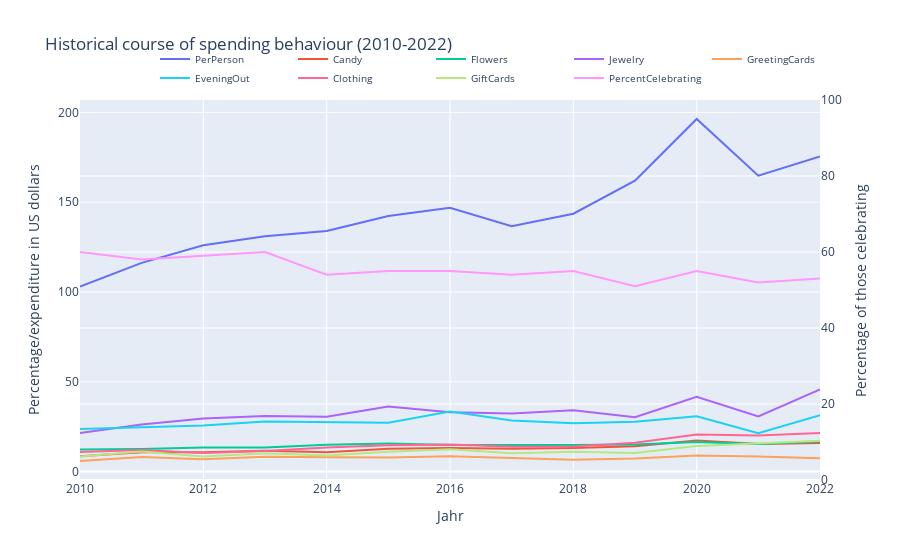

Notebook source saved alongside this figure:
### Markdown cell above
Das Liniendiagramm zeigt den zeitlichen Verlauf der Valentinstagsausgaben. Es visualisiert Trends und Veränderungen im Ausgabeverhalten und bei der Feierquote über die Jahre. Durch die Darstellung verschiedener Ausgabenkategorien wird deutlich, welche Geschenke an Beliebtheit gewonnen oder verloren haben. Durch Klicken auf die Legendenlinien können diese im Diagramm ein- oder ausgeblendet werden. 

*Beachtung der Achsenbeschriftung auf beiden Seiten!*

### Code cell
#line diagram

df = pd.read_csv('historical_spending.csv')

fig = go.Figure()

categories = df.columns[2:]
for category in categories:
    fig.add_trace(go.Scatter(x=df['Year'], y=df[category], mode='lines', name=category))

fig.add_trace(go.Scatter(x=df['Year'], y=df['PercentCelebrating'], mode='lines', name='PercentCelebrating', yaxis='y2'))

fig.update_layout(title_text='Historical course of spending behaviour (2010-2022)',
                  xaxis_title='Jahr', yaxis_title='Percentage/expenditure in US dollars',
                  yaxis2=dict(title='Percentage of those celebrating', overlaying='y', side='right', range=[0, 100]),
                  legend=dict(font=dict(size=10), orientation="h", yanchor="bottom", y=1.02, xanchor="right", x=1))


fig.show()

### Figure 1 — Plotly figure (JSON) as saved in the notebook; plotly's stock layout.template omitted (floating-point values rounded to 4 significant figures)
{"data": [{"mode": "lines", "name": "PerPerson", "type": "scatter", "x": [2010, 2011, 2012, 2013, 2014, 2015, 2016, 2017, 2018, 2019, 2020, 2021, 2022], "y": [103, 116.2, 126.0, 131.0, 133.9, 142.3, 146.8, 136.6, 143.6, 162.0, 196.3, 164.8, 175.4]}, {"mode": "lines", "name": "Candy", "type": "scatter", "x": [2010, 2011, 2012, 2013, 2014, 2015, 2016, 2017, 2018, 2019, 2020, 2021, 2022], "y": [8.6, 10.75, 10.85, 11.64, 10.8, 12.7, 13.11, 12.68, 13.12, 14.12, 17.3, 15.32, 15.9]}, {"mode": "lines", "name": "Flowers", "type": "scatter", "x": [2010, 2011, 2012, 2013, 2014, 2015, 2016, 2017, 2018, 2019, 2020, 2021, 2022], "y": [12.33, 12.62, 13.49, 13.48, 15, 15.72, 14.78, 14.63, 14.75, 15.07, 16.49, 15.42, 16.71]}, {"mode": "lines", "name": "Jewelry", "type": "scatter", "x": [2010, 2011, 2012, 2013, 2014, 2015, 2016, 2017, 2018, 2019, 2020, 2021, 2022], "y": [21.52, 26.18, 29.6, 30.94, 30.58, 36.3, 33.11, 32.32, 34.1, 30.34, 41.65, 30.71, 45.75]}, {"mode": "lines", "name": "GreetingCards", "type": "scatter", "x": [2010, 2011, 2012, 2013, 2014, 2015, 2016, 2017, 2018, 2019, 2020, 2021, 2022], "y": [5.91, 8.09, 6.93, 8.32, 7.97, 7.87, 8.52, 7.36, 6.55, 7.31, 9.01, 8.48, 7.47]}, {"mode": "lines", "name": "EveningOut", "type": "scatter", "x": [2010, 2011, 2012, 2013, 2014, 2015, 2016, 2017, 2018, 2019, 2020, 2021, 2022], "y": [23.76, 24.86, 25.66, 27.93, 27.48, 27.27, 33.46, 28.46, 26.96, 27.72, 30.78, 21.39, 31.35]}, {"mode": "lines", "name": "Clothing", "type": "scatter", "x": [2010, 2011, 2012, 2013, 2014, 2015, 2016, 2017, 2018, 2019, 2020, 2021, 2022], "y": [10.93, 12, 10.42, 11.46, 13.37, 14.72, 15.05, 13.91, 14.04, 16.08, 20.67, 20.05, 21.46]}, {"mode": "lines", "name": "GiftCards", "type": "scatter", "x": [2010, 2011, 2012, 2013, 2014, 2015, 2016, 2017, 2018, 2019, 2020, 2021, 2022], "y": [8.42, 11.21, 8.43, 10.23, 9, 11.05, 12.52, 10.23, 11.04, 10.31, 14.21, 15.67, 17.22]}, {"mode": "lines", "name": "PercentCelebrating", "type": "scatter", "x": [2010, 2011, 2012, 2013, 2014, 2015, 2016, 2017, 2018, 2019, 2020, 2021, 2022], "y": [60, 58, 59, 60, 54, 55, 55, 54, 55, 51, 55, 52, 53], "yaxis": "y2"}], "layout": {"legend": {"font": {"size": 10}, "orientation": "h", "x": 1, "xanchor": "right", "y": 1.02, "yanchor": "bottom"}, "title": {"text": "Historical course of spending behaviour (2010-2022)"}, "xaxis": {"title": {"text": "Jahr"}}, "yaxis": {"title": {"text": "Percentage/expenditure in US dollars"}}, "yaxis2": {"overlaying": "y", "range": [0, 100], "side": "right", "title": {"text": "Percentage of those celebrating"}}}}
